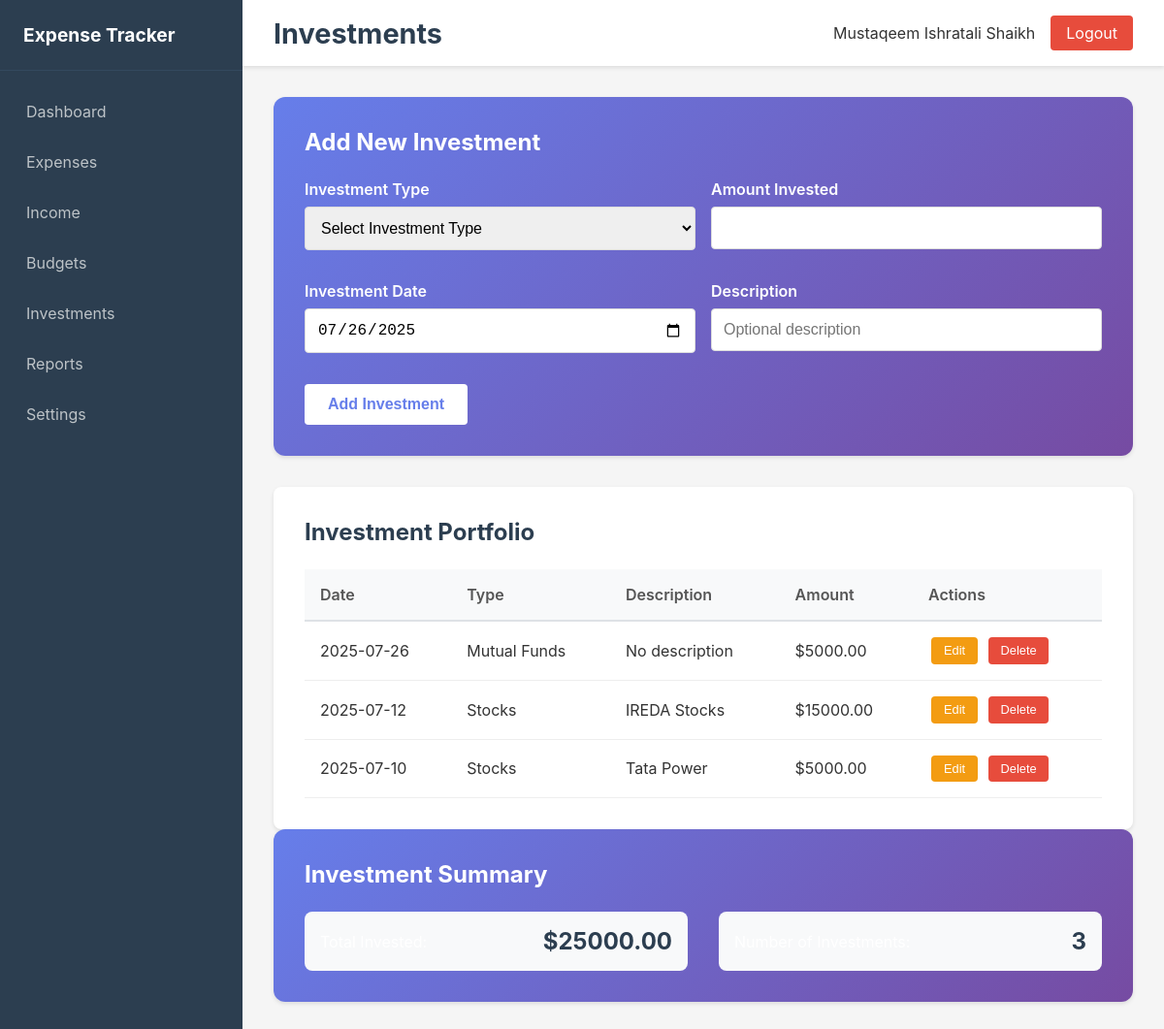
Page /investments (signed in) on the committed database.
### app/models.py (models this page shows)
class Investment(db.Model):
    id = db.Column(db.Integer, primary_key=True)
    user_id = db.Column(db.Integer, db.ForeignKey('user.id'), nullable=False)
    investment_type = db.Column(db.String(50), nullable=False)
    amount = db.Column(db.Float, nullable=False)
    description = db.Column(db.String(200))
    date = db.Column(db.Date, nullable=False)
    created_at = db.Column(db.DateTime, default=datetime.utcnow)

### app/routes/investments.py (the view, shortened to what this page needs)
@investments_bp.route('/investments', methods=['GET', 'POST'])
def investments():
    if 'user_id' not in session:
        return redirect(url_for('auth.login'))
    investments = Investment.query.filter_by(user_id=session['user_id']).order_by(Investment.date.desc()).all()
    return render_template('investments.html', investments=investments)

### app/templates/investments.html (shortened to what this page needs)
{% extends "base.html" %}
{% block page_title %}Investments{% endblock %}
{% block content %}
<div class="investments-content">
    <div class="form-section">
        <h3>Add New Investment</h3>
        <form method="POST" class="investment-form">
            <div class="form-row">
                <div class="form-group">
                    <label for="investment_type">Investment Type</label>
                    <select name="investment_type" id="investment_type" required>
                        <option value="">Select Investment Type</option>
                    </select>
                </div>
                <div class="form-group">
                    <label for="amount">Amount Invested</label>
                    <input type="number" name="amount" id="amount" step="0.01" required>
                </div>
            </div>
            <div class="form-row">
                <div class="form-group">
                    <label for="date">Investment Date</label>
                    <input type="date" name="date" id="date" required>
                </div>
                <div class="form-group">
                    <label for="description">Description</label>
                    <input type="text" name="description" id="description" placeholder="Optional description">
                </div>
            </div>
            <button type="submit" class="btn btn-primary">Add Investment</button>
        </form>
    </div>
    <div class="history-section">
        <h3>Investment Portfolio</h3>
        <table class="history-table">
            <thead>
                <tr>
                    <th>Date</th>
                    <th>Type</th>
                    <th>Description</th>
                    <th>Amount</th>
                    <th>Actions</th>
                </tr>
            </thead>
            <tbody>
                {% if investments %}
                    {% for investment in investments %}
                    <tr>
                        <td>{{ investment.date.strftime('%Y-%m-%d') }}</td>
                        <td>{{ investment.investment_type }}</td>
                        <td>{{ investment.description or 'No description' }}</td>
                        <td>${{ "%.2f"|format(investment.amount) }}</td>
                        <td>
                            <button class="btn-edit" onclick="editInvestment({{ investment.id }})">Edit</button>
                            <button class="btn-delete" onclick="deleteInvestment({{ investment.id }})">Delete</button>
                        </td>
                    </tr>
                    {% endfor %}
                {% else %}
                    <tr>
                        <td colspan="5" class="no-data">No investments recorded yet</td>
                    </tr>
                {% endif %}
            </tbody>
        </table>
    </div>
    <div class="form-section">
        <h3>Investment Summary</h3>
        <div class="investment-summary">
            {% set total_invested = investments|sum(attribute='amount') %}
            <div class="summary-item">
                <span>Total Invested:</span>
                <span class="amount">${{ "%.2f"|format(total_invested) }}</span>
            </div>
            <div class="summary-item">
                <span>Number of Investments:</span>
                <span class="count">{{ investments|length }}</span>
            </div>
        </div>
    </div>
</div>
{% endblock %}

### app/static/css/style.css (style rules this page uses)
* { margin: 0; padding: 0; box-sizing: border-box; }
body { font-family: -apple-system, BlinkMacSystemFont, 'Segoe UI', Roboto, sans-serif; background-color: #f5f5f5; color: #333; }
.form-section { background: white; padding: 2rem; border-radius: 8px; box-shadow: 0 2px 4px rgba(0,0,0,0.1); margin-bottom: 2rem; }
.form-section h3 { margin-bottom: 1.5rem; color: #2c3e50; font-size: 1.5rem; }
.expense-form, .income-form, .budget-form, .investment-form, .report-form, .settings-form { max-width: 100%; }
.form-row { display: grid; grid-template-columns: 1fr 1fr; gap: 1rem; margin-bottom: 1rem; }
.form-group { margin-bottom: 1rem; }
.form-group label { display: block; margin-bottom: 0.5rem; color: #555; font-weight: 600; }
.form-group input, .form-group select, .form-group textarea { width: 100%; padding: 0.75rem; border: 1px solid #ddd; border-radius: 4px; font-size: 1rem; transition: border-color 0.3s ease; }
.history-section, .recent-transactions, .budget-progress, .recent-reports { background: white; padding: 2rem; border-radius: 8px; box-shadow: 0 2px 4px rgba(0,0,0,0.1); margin-top: 2rem; }
.history-section h3, .recent-transactions h3, .budget-progress h3, .recent-reports h3 { margin-bottom: 1.5rem; color: #2c3e50; font-size: 1.5rem; }
.history-table, .transactions-table { width: 100%; border-collapse: collapse; margin-top: 1rem; }
.history-table th, .history-table td, .transactions-table th, .transactions-table td { padding: 1rem; text-align: left; border-bottom: 1px solid #eee; }
.history-table th, .transactions-table th { background-color: #f8f9fa; font-weight: 600; color: #555; border-bottom: 2px solid #dee2e6; }
.btn { padding: 0.75rem 1.5rem; border: none; border-radius: 4px; cursor: pointer; font-size: 1rem; text-decoration: none; display: inline-block; transition: all 0.3s ease; }
.btn-primary { background-color: #3498db; color: white; }
.btn-edit { background-color: #f39c12; color: white; padding: 0.5rem 1rem; font-size: 0.8rem; margin-right: 0.5rem; }
.btn-delete { background-color: #e74c3c; color: white; padding: 0.5rem 1rem; font-size: 0.8rem; }
.investment-summary { display: grid; grid-template-columns: 1fr 1fr; gap: 2rem; }
.summary-item { display: flex; justify-content: space-between; align-items: center; padding: 1rem; background: #f8f9fa; border-radius: 8px; }
.summary-item .amount, .summary-item .count { font-size: 1.5rem; font-weight: bold; color: #2c3e50; }
.history-table .btn-edit, .history-table .btn-delete { padding: 0.4rem 0.8rem; font-size: 0.8rem; margin: 0 0.2rem; text-decoration: none; border: none; cursor: pointer; border-radius: 4px; }
.history-table .btn-edit { background-color: #f39c12; color: white; }
.history-table .btn-delete { background-color: #e74c3c; color: white; }
.form-section { background: linear-gradient(135deg, #667eea 0%, #764ba2 100%); color: white; border-radius: 12px; }
.form-section h3 { color: white; margin-bottom: 1.5rem; }
.form-section label { color: white; font-weight: 600; }
.form-section .btn-primary { background: white; color: #667eea; border: none; font-weight: 600; }

### rows in the picture
Investment: date "2025-07-26", investment_type "Mutual Funds", description "No description", amount "5000.00"
Investment: date "2025-07-12", investment_type "Stocks", description "IREDA Stocks", amount "15000.00"
Investment: date "2025-07-10", investment_type "Stocks", description "Tata Power", amount "5000.00"

### other values in the picture
{{ session.get('user_name', 'User') }} "Mustaqeem Ishratali Shaikh"
{{ "%.2f"|format(total_invested) }} "25000.00"
{{ investments|length }} "3"
